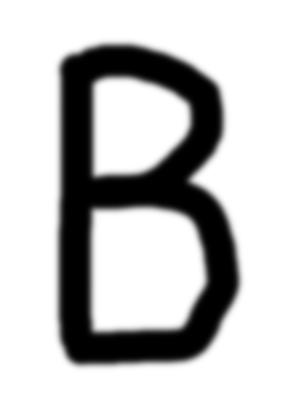
#> input picture B.png, 300 x 400 px
$ python shape_context-single.py
#> lines starting #> are read from the running program, lines starting #| are printed output that depends on the picture; after the words box and inside, x2 and y2 are one past the last pixel; in counts of white or black regions, pixels touching at a corner belong together
# coding=utf-8
import cv2
import sys
import numpy as np
import copy
from munkres import Munkres,print_matrix
import math
#from matplotlib import pyplot as plt

def canny_points(edges, points_num=100):
    h, w = edges.shape
    # print(h, w)

    count = 0
    edges_sample = np.zeros((h, w))
    points = []
    while count < points_num:
        axis_h = np.random.randint(h, size=1)
        axis_w = np.random.randint(w, size=1)
        # print(axis_h,axis_w)
        # print(edgesA[axis_h[0],axis_w[0]])
        if edges[axis_h[0], axis_w[0]] > 1:
            ax = [axis_h[0], axis_w[0]]
            edges[axis_h[0]-3:axis_h[0]+3, axis_w[0]-3:axis_w[0]+3] = 0
            edges_sample[axis_h[0], axis_w[0]] = 255
            points.append(ax)
            count = count + 1
            #print(count)

    #cv2.imshow('canny edges', edges_sample)
    #cv2.waitKey(1)
    return points
# [53 lines left out: function shape_bins, not called in this run]


def find_farthest_point(points):
    points = np.float32(points)
    kdtree = cv2.flann.Index()
    params = dict(algorithm=1, trees=1)
    kdtree.build(points, params)
    indices, dists = kdtree.knnSearch(points, points.shape[0], params=-1)   #KDtree算法寻找最近点
    meandist = np.mean(dists,axis=1)
    maxindex = np.argmax(meandist)

    return np.array([int(points[maxindex][0]), int(points[maxindex][1])]), maxindex


# [23 lines left out: function creatMSTMap, not called in this run]

def oriented_shape_bins(points, image=None):
    point_refrence, index_refrence = find_farthest_point(points)    # 查找refrence points
    points_out = points[:index_refrence] + points[index_refrence+1:]
    imageA_path = 'BM.png'
    # imageB_path = 'back_2.png'
    imageB_path = 'B.png'

    # read images A and B
    if image.all() != None:
        for point in points_out:
            point = [point[1], point[0]]
            point_refrence_temp = [point_refrence[1], point_refrence[0]]
            cv2.line(image, tuple(point), point_refrence_temp , (255, 0, 0),1)
        cv2.imshow("try", image)
        cv2.waitKey()
    # 从原点集中去掉refrence points
    MST_map = creatMSTMap(points_out) # 生成一个MST map（按照原论文说法，不生成应该问题也不大）

    N = len(points_out)
    bins_all = []
    ang_Block = 12
    dis_Block = 5
    for point_o in points_out[:]:       # 制作oriented shape context bins
        distances = []
        angle = []
        vector_o = point_o-point_refrence    # 得到方向
        for point in points_out[:]:     # 计算周围点的角度
            vector = np.array(point_o)-np.array(point)
            distance = np.sqrt((point_o[0] - point[0]) ** 2 + (point_o[1] - point[1]) ** 2)
            if distance > 0.00001:
                distances.append(distance)
                # angl = np.arcsin((point_o[0] - point[0]) / distance)
                angl = math.atan2(vector[0], vector[1])-math.atan2(vector_o[0], vector_o[1])
                if angl>pi:
                    angl = angl-2*pi
                elif angl<-pi:
                    angl = angl+2*pi
                if angl<0:
                    angl = 2*pi+angl
                angle.append(np.floor(6.0 * angl / pi))  # sin(angle/(2pi/12))
                # print(distance,angl)
        mean_dist = np.mean(distances)
        distances = distances / mean_dist

        # print(angle)
        # print(mean_dist)
        # print(distances)
        block_lens = 1
        distances_log = np.log(distances / block_lens)

        for x in range(len(distances_log)):
            if distances_log[x] <= 0:
                distances_log[x] = 0
            elif distances_log[x] <= 1:
                distances_log[x] = 1
            elif distances_log[x] <= 2:
                distances_log[x] = 2
            elif distances_log[x] <= 3:
                distances_log[x] = 3
            elif distances_log[x] <= 4:
                distances_log[x] = 4

        bins = np.zeros((dis_Block, ang_Block))
        for x in range(len(distances_log)):
            bins[int(distances_log[x]), int(angle[x])] = bins[int(distances_log[x]), int(angle[x])] + 1

        # np.arcsin
        # print(bins)
        # plt.imsave('xx%d.jpg'%point_o[0],bins)
        # plt.show()
        bins = np.reshape(bins,[ang_Block*dis_Block])
        bins_all.append(bins)
        edges_all = points_out-point_refrence

    return bins_all, edges_all


# [23 lines left out: function cost_matrix, not called in this run]


if __name__ =="__main__":
    pi = 3.1415926535
    sample_num = 100
    imageA_path = 'B.png'
    #imageB_path = 'back_2.png'
    imageB_path = 'BM.png'

    # read images A and B
    imageA = cv2.imread(imageA_path)
#> imageA is the input picture: shape (400, 300, 3); min 0, max 255, mean 194.5
    imageB = cv2.imread(imageB_path)
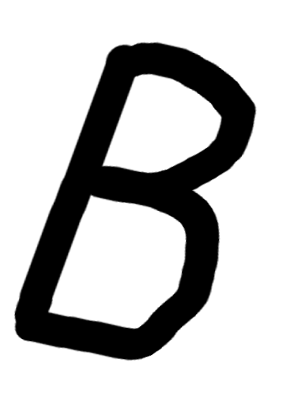
#> input picture BM.png, 300 x 400 px
#> imageB is the input picture: shape (400, 300, 3); min 0, max 255, mean 194.5
    imageA = cv2.cvtColor(imageA,cv2.COLOR_BGR2GRAY)
#> imageA: shape (400, 300)
    imageB = cv2.cvtColor(imageB,cv2.COLOR_BGR2GRAY)
#> imageB: shape (400, 300)

    # canny
    minVal_canny = 100
    maxVal_canny = 200
    edgesA = cv2.Canny(imageA,minVal_canny,maxVal_canny)
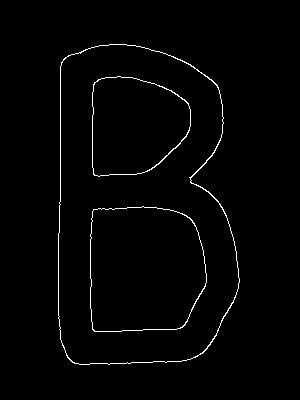
#> edgesA: shape (400, 300); 1.5% white in thin lines or dots, all inside (x1, y1, x2, y2) = (58, 44, 240, 365)
    edgesB = cv2.Canny(imageB,minVal_canny,maxVal_canny)
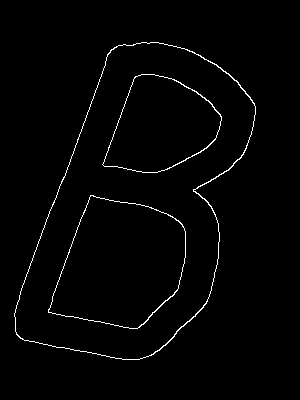
#> edgesB: shape (400, 300); 1.5% white in thin lines or dots, all inside (x1, y1, x2, y2) = (14, 42, 256, 360)
    #cv2.imshow('edges',edgesA)
    #cv2.waitKey()

    # Randomly select some points
    pointsA = canny_points(edgesA,sample_num)
#> after the loop in canny_points, `while count < points_num:`:
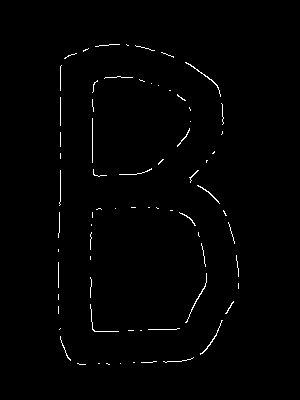
#> edges: shape (400, 300); 0.98% white in thin lines or dots, all inside (x1, y1, x2, y2) = (58, 44, 239, 365)
#> after the loop in canny_points, `while count < points_num:`:
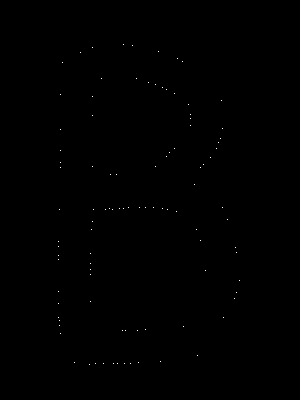
#> edges_sample: shape (400, 300) float64; 0.08% white in thin lines or dots, all inside (x1, y1, x2, y2) = (58, 44, 240, 365)
#> after the loop in canny_points, `while count < points_num:`: count = 100; points = 100 pairs, first value 44 to 364, second value 58 to 239
#> pointsA has the same summary as points in canny_points
    pointsB = canny_points(edgesB,sample_num)
#> call 2 of canny_points, with points_num = 100
#> after the loop in canny_points (call 2), `while count < points_num:`:
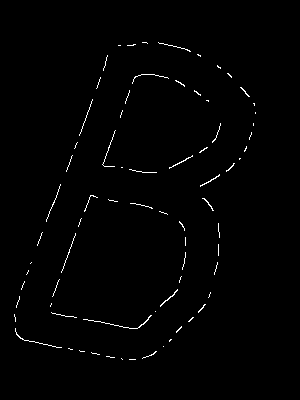
#> edges: shape (400, 300); 0.96% white in thin lines or dots, all inside (x1, y1, x2, y2) = (14, 42, 256, 360)
#> after the loop in canny_points (call 2), `while count < points_num:`:
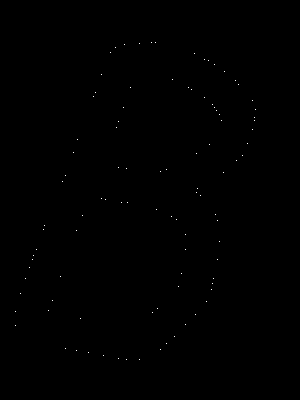
#> edges_sample: shape (400, 300) float64; 0.08% white in thin lines or dots, all inside (x1, y1, x2, y2) = (15, 42, 256, 360)
#> after the loop in canny_points (call 2), `while count < points_num:`: count = 100; points = 100 pairs, first value 42 to 359, second value 15 to 255
#> pointsB has the same summary as points in canny_points

    # Calculate shape context
    # rotation invariance is not considered yet
    bins_A, frameedgesA = oriented_shape_bins(pointsA, imageA)
#> in find_farthest_point, `points = np.float32(points)`: points = 100 pairs, first value 44 to 364, second value 58 to 239
#> (the run stopped early here; a loop or call above may not have finished)
